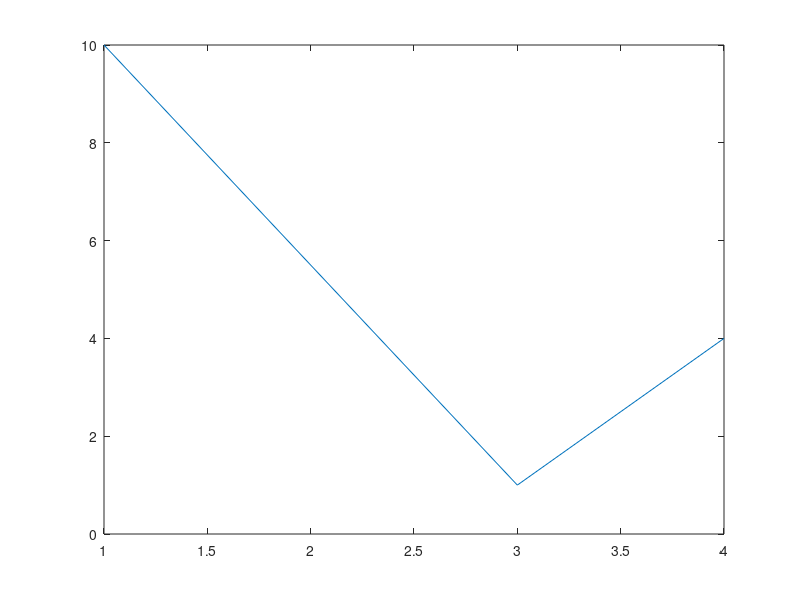
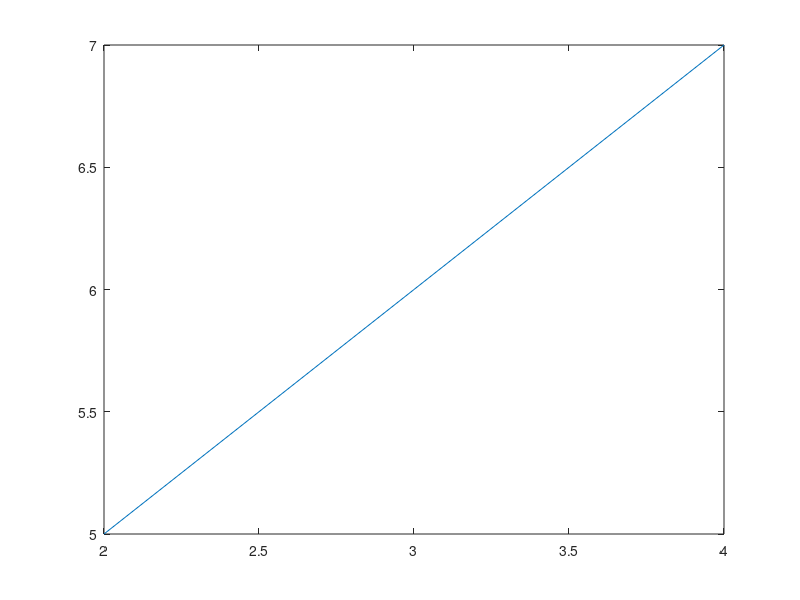

Here is the MATLAB script that generated these plots, in order: (Note: this script raises an error after producing the figures.)
%%% Save two plot figures in *.fig file.

clear;
close all;

% Define lines.
x1 = [1, 3, 4];
y1 = [10, 1, 4];
x2 = [2, 3, 4];
y2 = [5, 6, 7];

% % Save plot figures in .fig files.
file1 = 'plot1.fig';
file2 = 'plot2.fig';
if exist(file1, "file") == 2
    display(file1 + " exists.");
    delete(file1);
end
if exist(file2, "file") == 2
    display(file2 + " exists.");
    delete(file2);
end
plot(x1, y1);
savefig(file1);
plot(x2, y2);
savefig(file2);

clear;
close all;


%%% Retrieve figures in *.fig files and overlay them on a single figure.

fig = figure(1); % create new figure axis to re-plot and overlay data from two figures.
ax = gca();

ax.Children

file1 = 'plot1.fig';
file2 = 'plot2.fig';
fig1 = openfig(file1, "invisible"); % open figure, but do not show; opened figure will be active as if opened
fig2 = openfig(file2, "invisible");

ax.Children

ax1 = fig1.Children(1); % if each figure has more than on axis, you may need to increment the argument
ax2 = fig2.Children(1);
line1 = ax1.Children(1); % if each axis has more than one line, you may need to increment the argument
line2 = ax2.Children(1);
global colors_tableau_classic_10; % get global color definitions already defined in startup.m
line1.Color = colors_tableau_classic_10(1, :); % change color of retrieved line
line2.Color = colors_tableau_classic_10(2, :);
copyobj(line1, ax); % copy data from retrieved axis to new axis (appending to back array)
copyobj(line2, ax);

ax.Children

format_axes(ax); % in case new axis looks strange, format it
xlabel("X Label");
ylabel("Y Label");

legend([ax.Children(1), ax.Children(2)], {"Line 1", "Line 2"}); % order of items saved in ax.Children follows order of copyobj

saveas(fig, "overlay_data_from_figures_in_fig_files");
print(fig, "overlay_data_from_figures_in_fig_files", "-dpdf");